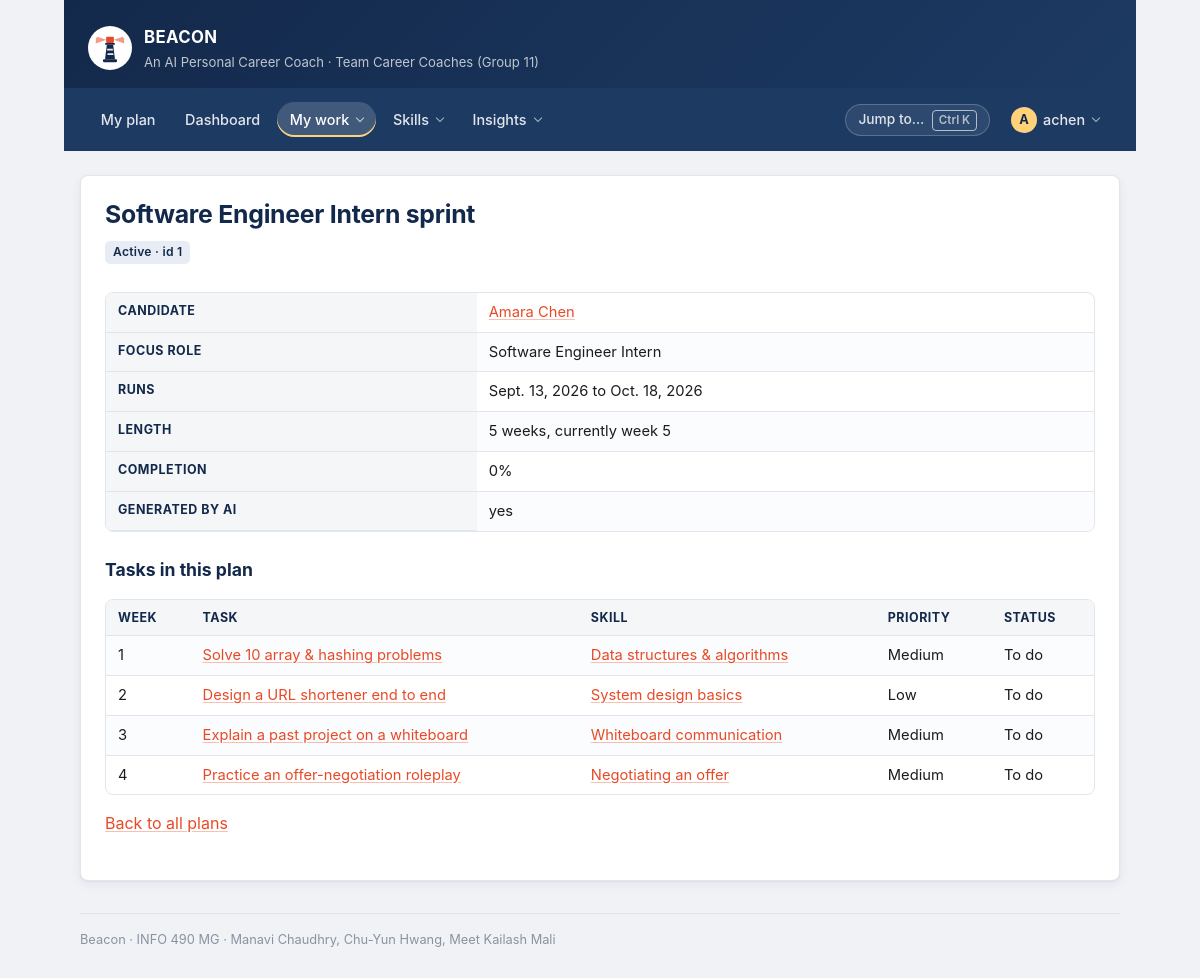
The app's page /plans/1/ (signed in) with its own data.
### preparation/models.py (models this page shows, shortened)
class PreparationPlan(models.Model):
    class Status(models.TextChoices):
        DRAFT = "DRAFT", "Draft"
        ACTIVE = "ACTIVE", "Active"
        COMPLETED = "DONE", "Completed"
        ARCHIVED = "ARCH", "Archived"
    candidate = models.ForeignKey(
        CandidateProfile,
        on_delete=models.CASCADE,
        related_name="plans",
    )
    title = models.CharField(max_length=150, help_text="e.g. 4-week SWE intern sprint")
    focus_role = models.CharField(max_length=120)
    start_date = models.DateField(default=timezone.localdate)
    target_date = models.DateField(help_text="Date the plan must be finished by.")
    status = models.CharField(max_length=6, choices=Status.choices, default=Status.DRAFT)
    generated_by_ai = models.BooleanField(
        default=True,
        help_text="False when a user hand-writes or heavily edits the plan.",
    )
    created_at = models.DateTimeField(auto_now_add=True)
    class Meta:
        ordering = ["target_date", "-created_at"]
        constraints = [
            models.UniqueConstraint(
                fields=["candidate", "title"], name="uniq_plan_title_per_candidate"
            ),
            models.CheckConstraint(
                condition=models.Q(target_date__gte=models.F("start_date")),
                name="plan_ends_after_it_starts",
            ),
        ]
    @property
    def completion_percent(self):
        total = self.tasks.count()
        if total == 0:
            return 0
        done = self.tasks.filter(status=PlanTask.Status.DONE).count()
        return round(done / total * 100)
    @property
    def total_weeks(self):
        span_days = (self.target_date - self.start_date).days
        return max(1, -(-span_days // 7))  # ceiling division
    @property
    def current_week(self):
        elapsed = (timezone.localdate() - self.start_date).days
        if elapsed < 0:
            return 1
        return min(elapsed // 7 + 1, self.total_weeks)

class CandidateProfile(models.Model):
    class ExperienceLevel(models.TextChoices):
        STUDENT = "STU", "Current student"
        NEW_GRAD = "NEW", "New graduate"
        EARLY_CAREER = "EARLY", "Early career (1-3 yrs)"
    class PrimaryConcern(models.TextChoices):
        TECHNICAL = "TECH", "Technical rounds"
        BEHAVIORAL = "BEHAV", "Behavioral questions"
        RESUME = "RESUME", "Resume and elevator pitch"
        CONFIDENCE = "CONF", "Confidence under pressure"
        TIME = "TIME", "Not enough time to prepare"
    user = models.OneToOneField(
        settings.AUTH_USER_MODEL,
        on_delete=models.CASCADE,
        related_name="candidate_profile",
        help_text="One login = one career profile.",
    )
    target_role = models.CharField(
        max_length=120, help_text="e.g. Software Engineer Intern"
    )
    target_roles = models.JSONField(
        default=list,
        blank=True,
        help_text="All target roles; requirements use the highest bar among them.",
    )
    interests = models.JSONField(
        default=list,
        blank=True,
        help_text="Interest keys chosen at onboarding, e.g. ['data', 'product'].",
    )
    target_company = models.CharField(max_length=120, blank=True)
    experience_level = models.CharField(
        max_length=5, choices=ExperienceLevel.choices, default=ExperienceLevel.STUDENT
    )
    resume_summary = models.TextField(
        blank=True,
        help_text="Plain-text resume the parser turns into an initial skill list.",
    )
    resume_file = models.FileField(
        upload_to="resumes/",
        blank=True,
        null=True,
        help_text="Original upload from the drag-and-drop area on the setup screen.",
    )
    target_interview_date = models.DateField(
        null=True,
        blank=True,
        help_text="Deadline Beacon plans backwards from. Blank = open-ended prep.",
    )
    preparation_timeline_weeks = models.PositiveSmallIntegerField(
        default=6,
        validators=[MinValueValidator(1), MaxValueValidator(52)],
        help_text="Weeks the user says they have. Drives the length of the roadmap.",
    )
    primary_concern = models.CharField(
        max_length=6,
        choices=PrimaryConcern.choices,
        blank=True,
        help_text="Optional. Used to weight which skill gaps get tackled first.",
    )
    skills = models.ManyToManyField(
        Skill,
        through="SkillAssessment",
        related_name="candidates",
        blank=True,
    )
    created_at = models.DateTimeField(auto_now_add=True)
    updated_at = models.DateTimeField(auto_now=True)
    class Meta:
        ordering = ["-updated_at"]
    def get_absolute_url(self):
        return reverse("preparation:candidate_detail", args=[self.pk])

class PlanTask(models.Model):
    class Status(models.TextChoices):
        TODO = "TODO", "To do"
        IN_PROGRESS = "DOING", "In progress"
        DONE = "DONE", "Done"
        SKIPPED = "SKIP", "Skipped"
    class Priority(models.IntegerChoices):
        LOW = 1, "Low"
        MEDIUM = 2, "Medium"
        HIGH = 3, "High"
    plan = models.ForeignKey(
        PreparationPlan,
        on_delete=models.CASCADE,  # deleting a plan deletes the tasks inside it
        related_name="tasks",
    )
    skill = models.ForeignKey(
        Skill,
        on_delete=models.SET_NULL,  # keep the task, just forget the tag
        null=True,
        blank=True,
        related_name="tasks",
        help_text="Skill gap this task is meant to close.",
    )
    title = models.CharField(max_length=150)
    week_number = models.PositiveSmallIntegerField(
        default=1,
        validators=[MinValueValidator(1), MaxValueValidator(52)],
        help_text="Which week of the roadmap this task belongs to (Screen 3).",
    )
    instructions = models.TextField(blank=True)
    rationale = models.TextField(
        blank=True,
        help_text=(
            "Why Beacon picked this task - shown under 'Why these "
            "recommendations?' and on the recommended-next card."
        ),
    )
    due_date = models.DateField(null=True, blank=True)
    estimated_minutes = models.PositiveIntegerField(
        default=60, validators=[MinValueValidator(5), MaxValueValidator(600)]
    )
    priority = models.IntegerField(choices=Priority.choices, default=Priority.MEDIUM)
    status = models.CharField(max_length=5, choices=Status.choices, default=Status.TODO)
    completed_on = models.DateField(null=True, blank=True)
    class Meta:
        ordering = ["week_number", "-priority", "due_date", "title"]
        constraints = [
            models.UniqueConstraint(
                fields=["plan", "title"], name="uniq_task_title_per_plan"
            )
        ]
    def get_absolute_url(self):
        return reverse("preparation:task_detail", args=[self.pk])

class Skill(models.Model):
    class Category(models.TextChoices):
        TECHNICAL = "TECH", "Technical"
        BEHAVIORAL = "BEHAV", "Behavioral"
        DOMAIN = "DOMAIN", "Domain knowledge"
        COMMUNICATION = "COMM", "Communication"
    name = models.CharField(max_length=100)
    category = models.CharField(
        max_length=6, choices=Category.choices, default=Category.TECHNICAL
    )
    description = models.TextField(
        blank=True, help_text="What mastery of this skill looks like in an interview."
    )
    created_at = models.DateTimeField(auto_now_add=True)
    class Meta:
        ordering = ["category", "name"]
        constraints = [
            models.UniqueConstraint(
                fields=["name", "category"], name="uniq_skill_name_per_category"
            )
        ]
    def get_absolute_url(self):
        return reverse("preparation:skill_detail", args=[self.pk])

### preparation/views.py (the view)
# urls.py: path("plans/<int:pk>/", views.PlanDetailView.as_view(), name="plan_detail"),
@method_decorator(login_required, name="dispatch")
class PlanDetailView(DetailView):
    model = PreparationPlan
    template_name = "preparation/plan_detail.html"
    context_object_name = "plan"
    def get_queryset(self):
        return visibility.plans_for(self.request.user).select_related("candidate__user")
    def get_context_data(self, **kwargs):
        context = super().get_context_data(**kwargs)
        context["tasks"] = self.object.tasks.select_related("skill")
        return context

### preparation/context_processors.py (called while the page is built)
def google_oauth(request):
    provider = settings.SOCIALACCOUNT_PROVIDERS.get("google", {})
    app = provider.get("APP", {})
    return {
        "google_oauth_configured": bool(app.get("client_id") and app.get("secret")),
        "google_oauth_placeholder": settings.DEBUG,
    }

### preparation/navigation.py (called while the page is built)
def _entry(item, current, user):
    if item.get("staff_only") and not user.is_staff:
        return None
    try:
        url = reverse(item["name"])
    except NoReverseMatch:
        return None
    return {
        "label": item["label"],
        "url": url,
        "hint": item.get("hint", ""),
        "active": current == item["name"],
    }

def navigation(request):
    if not getattr(request, "user", None) or not request.user.is_authenticated:
        return {"nav": None}
    return {"nav": build(request)}

### preparation/visibility.py (called while the page is built)
def is_coach(user):
    return bool(user and user.is_authenticated and user.is_staff)

def plans_for(user):
    qs = PreparationPlan.objects.all()
    return qs if is_coach(user) else qs.filter(candidate__user=user)

### templates/preparation/plan_detail.html (shortened to what this page needs)
{% extends "base.html" %}
{% block heading %}{{ plan.title }}{% endblock %}
{% block content %}
  <p class="tag">{{ plan.get_status_display }} &middot; id {{ plan.pk }}</p>
  <div class="table-scroll">
  <table>
    <tr><th>Candidate</th>
        <td><a href="{{ plan.candidate.get_absolute_url }}">{{ plan.candidate.user.get_full_name|default:plan.candidate.user.username }}</a></td></tr>
    <tr><th>Focus role</th><td>{{ plan.focus_role }}</td></tr>
    <tr><th>Runs</th><td>{{ plan.start_date }} to {{ plan.target_date }}</td></tr>
    <tr><th>Length</th><td>{{ plan.total_weeks }} weeks, currently week {{ plan.current_week }}</td></tr>
    <tr><th>Completion</th><td>{{ plan.completion_percent }}%</td></tr>
    <tr><th>Generated by AI</th><td>{{ plan.generated_by_ai|yesno:"yes,no - hand-written" }}</td></tr>
  </table>
  </div>
  <h2>Tasks in this plan</h2>
  <div class="table-scroll">
  <table>
    <tr><th>Week</th><th>Task</th><th>Skill</th><th>Priority</th><th>Status</th></tr>
    {% for task in tasks %}
      <tr>
        <td>{{ task.week_number }}</td>
        <td><a href="{{ task.get_absolute_url }}">{{ task.title }}</a></td>
        <td>{% if task.skill %}<a href="{{ task.skill.get_absolute_url }}">{{ task.skill.name }}</a>{% else %}Untagged{% endif %}</td>
        <td>{{ task.get_priority_display }}</td>
        <td>{{ task.get_status_display }}</td>
      </tr>
    {% empty %}
      <tr><td colspan="5">This plan has no tasks yet. Tasks are added when the roadmap is generated from the candidate's skill gaps.</td></tr>
    {% endfor %}
  </table>
  </div>
  <p><a href="{% url 'preparation:plan_board' %}">Back to all plans</a></p>
{% endblock %}

### templates/base.html (shortened to what this page needs)
{% load static %}<!DOCTYPE html>
<html lang="en">
<head>
  <link rel="stylesheet" href="{% static 'css/beacon.css' %}">
</head>
<body class="{% block body_class %}{% endblock %}">
  <div class="page">
    <header class="masthead">
      <img class="masthead__logo" src="{% static 'img/beacon-logo.svg' %}"
           alt="" width="44" height="44">
      <div class="masthead__text">
        <p class="masthead__title">BEACON</p>
        <p class="masthead__tagline">
          An AI Personal Career Coach &middot; Team Career Coaches (Group 11)
        </p>
      </div>
    </header>
    <nav class="nav" aria-label="Main">
      {% if nav %}
        <ul class="nav__list">
          {% for item in nav.items %}
            {% if item.children %}
              <li class="nav__group">
                <details class="menu{% if item.active %} is-active{% endif %}">
                  <summary class="nav__link">{{ item.label }}</summary>
                </details>
              </li>
            {% else %}
              <li>
                <a class="nav__link{% if item.active %} is-active{% endif %}" href="{{ item.url }}"
                   {% if item.active %}aria-current="page"{% endif %}>{{ item.label }}</a>
              </li>
            {% endif %}
          {% endfor %}
        </ul>
        <div class="nav__right">
          <button type="button" class="nav-palette" data-palette-open
                  aria-label="Search pages, candidates and skills">
            Jump to&hellip; <kbd>&#8984;K</kbd>
          </button>
          <details class="menu menu--account">
            <summary class="nav__link nav__avatar" aria-label="Account menu">
              <span class="avatar" aria-hidden="true">{{ user.get_username|slice:":1"|upper }}</span>
              <span class="nav__username">{{ user.get_username }}</span>
            </summary>
          </details>
        </div>
      {% else %}
        <ul class="nav__list">
          <li><a class="nav__link" href="{% url 'preparation:login' %}">Log In</a></li>
          <li><a class="nav__link" href="{% url 'preparation:signup' %}">Sign Up</a></li>
        </ul>
      {% endif %}
    </nav>
    <main class="content">
      {% block page_header %}
        <h1 class="page-title">{% block heading %}Beacon{% endblock %}</h1>
      {% endblock %}
      {% block content %}{% endblock %}
    </main>
    <footer class="footer">
      Beacon &middot; INFO 490 MG &middot; Manavi Chaudhry, Chu-Yun Hwang, Meet Kailash Mali
    </footer>
  </div>
</body>
</html>

### records on screen
PreparationPlan: title "Software Engineer Intern sprint", status "Active", pk "1", candidate.user.get_full_name "Amara Chen", focus_role "Software Engineer Intern", start_date "Sept. 13, 2026", target_date "Oct. 18, 2026", total_weeks "5", current_week "5", completion_percent "0", generated_by_ai "yes"
PlanTask: week_number "1", title "Solve 10 array & hashing problems", skill.name "Data structures & algorithms", priority "Medium", status "To do"
PlanTask: week_number "2", title "Design a URL shortener end to end", skill.name "System design basics", priority "Low", status "To do"
PlanTask: week_number "3", title "Explain a past project on a whiteboard", skill.name "Whiteboard communication", priority "Medium", status "To do"
PlanTask: week_number "4", title "Practice an offer-negotiation roleplay", skill.name "Negotiating an offer", priority "Medium", status "To do"

### other values on screen
{{ item.label }} "My plan" "Dashboard"
{{ item.label }} "My work" "Skills" "Insights"
{{ user.get_username|slice:":1"|upper }} "A"
{{ user.get_username }} "achen"
